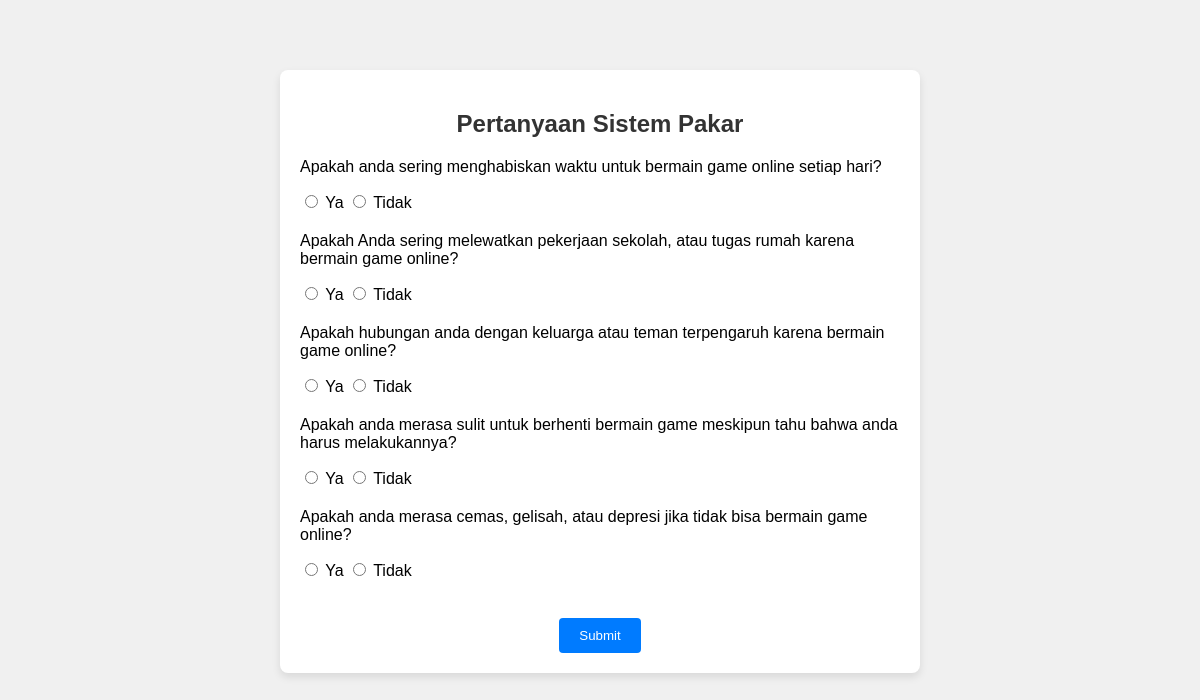
The app's page /pertanyaan_sistem_pakar.php with its own data.
### tables this page shows
CREATE TABLE `pertanyaan` (
  `id` int(11) NOT NULL,
  `teks_pertanyaan` text NOT NULL
);

### pertanyaan_sistem_pakar.php (the view, shortened to what this page needs)
<!DOCTYPE html>
<html>
<head>
</head>
<body>
    <div class="container">
        <h2>Pertanyaan Sistem Pakar</h2>
        <form action="proses_jawaban.php" method="POST">
            <?php
            $conn = new mysqli('localhost', 'root', '', 'kecanduan_game');
            $sql = "SELECT * FROM pertanyaan";
            $result = $conn->query($sql);
            if ($result->num_rows > 0) {
                while ($row = $result->fetch_assoc()) {
                    ?>
                    <div class="question">
                        <p><?php echo $row['teks_pertanyaan']; ?></p>
                        <input type="radio" id="jawaban-ya-<?php echo $row['id']; ?>" name="jawaban_<?php echo $row['id']; ?>" value="ya" required>
                        <label for="jawaban-ya-<?php echo $row['id']; ?>">Ya</label>
                        <input type="radio" id="jawaban-tidak-<?php echo $row['id']; ?>" name="jawaban_<?php echo $row['id']; ?>" value="tidak">
                        <label for="jawaban-tidak-<?php echo $row['id']; ?>">Tidak</label>
                    </div>
                    <?php
                }
            } else {
                echo "Belum ada pertanyaan yang ditambahkan.";
            }
            ?>
            <br>
            <input type="submit" class="btn" value="Submit">
        </form>
    </div>
</body>
</html>

### pertanyaan_sistem_pakar.php (style rules this page uses)
body { font-family: Arial, sans-serif; background-color: #f0f0f0; text-align: center; margin: 0; padding: 20px; }
.container { max-width: 600px; margin: 50px auto; background-color: #fff; padding: 20px; border-radius: 8px; box-shadow: 0 4px 8px rgba(0, 0, 0, 0.1); }
h2 { color: #333; }
.question { text-align: left; margin-bottom: 20px; }
.btn { background-color: #007bff; color: white; padding: 10px 20px; border: none; border-radius: 4px; cursor: pointer; transition: background-color 0.3s ease; }

### records on screen
pertanyaan: teks_pertanyaan "Apakah anda sering menghabiskan waktu untuk bermain game online setiap hari?"
pertanyaan: teks_pertanyaan "Apakah Anda sering melewatkan pekerjaan sekolah, atau tugas rumah karena bermain game online?"
pertanyaan: teks_pertanyaan "Apakah hubungan anda dengan keluarga atau teman terpengaruh karena bermain game online?"
pertanyaan: teks_pertanyaan "Apakah anda merasa sulit untuk berhenti bermain game meskipun tahu bahwa anda harus melakukannya?"
pertanyaan: teks_pertanyaan "Apakah anda merasa cemas, gelisah, atau depresi jika tidak bisa bermain game online?"
